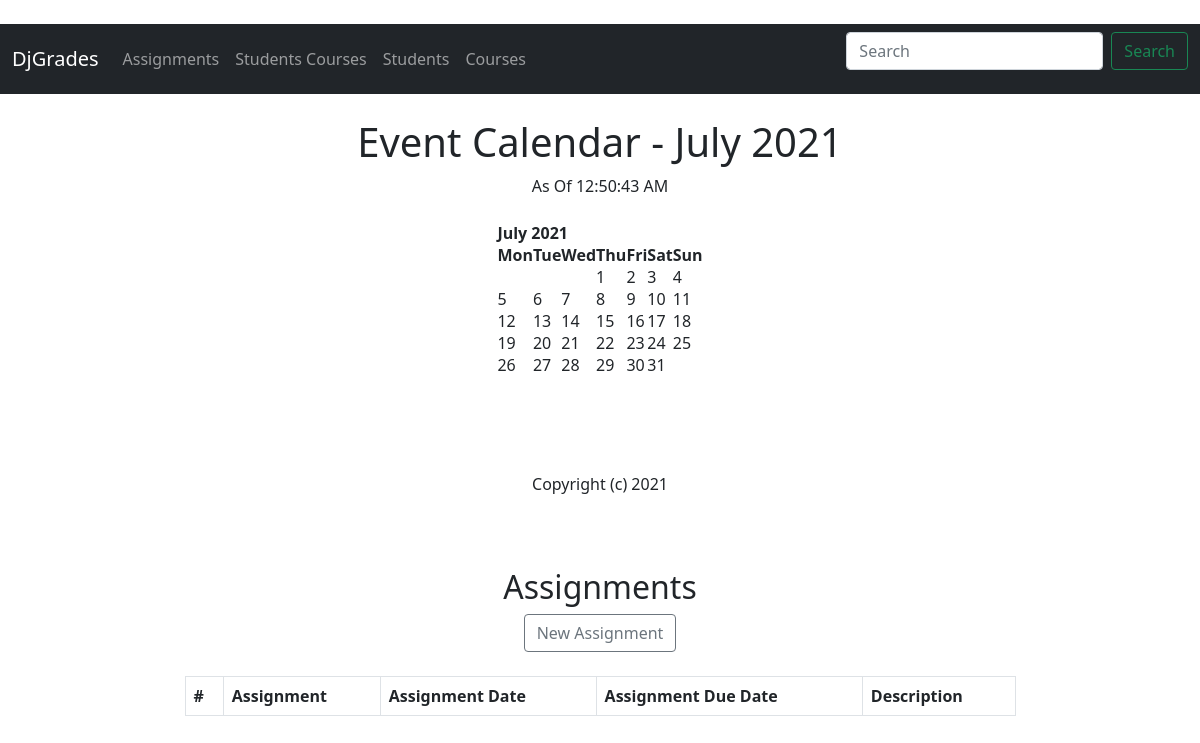
/, run on an earlier commit of the app's database.
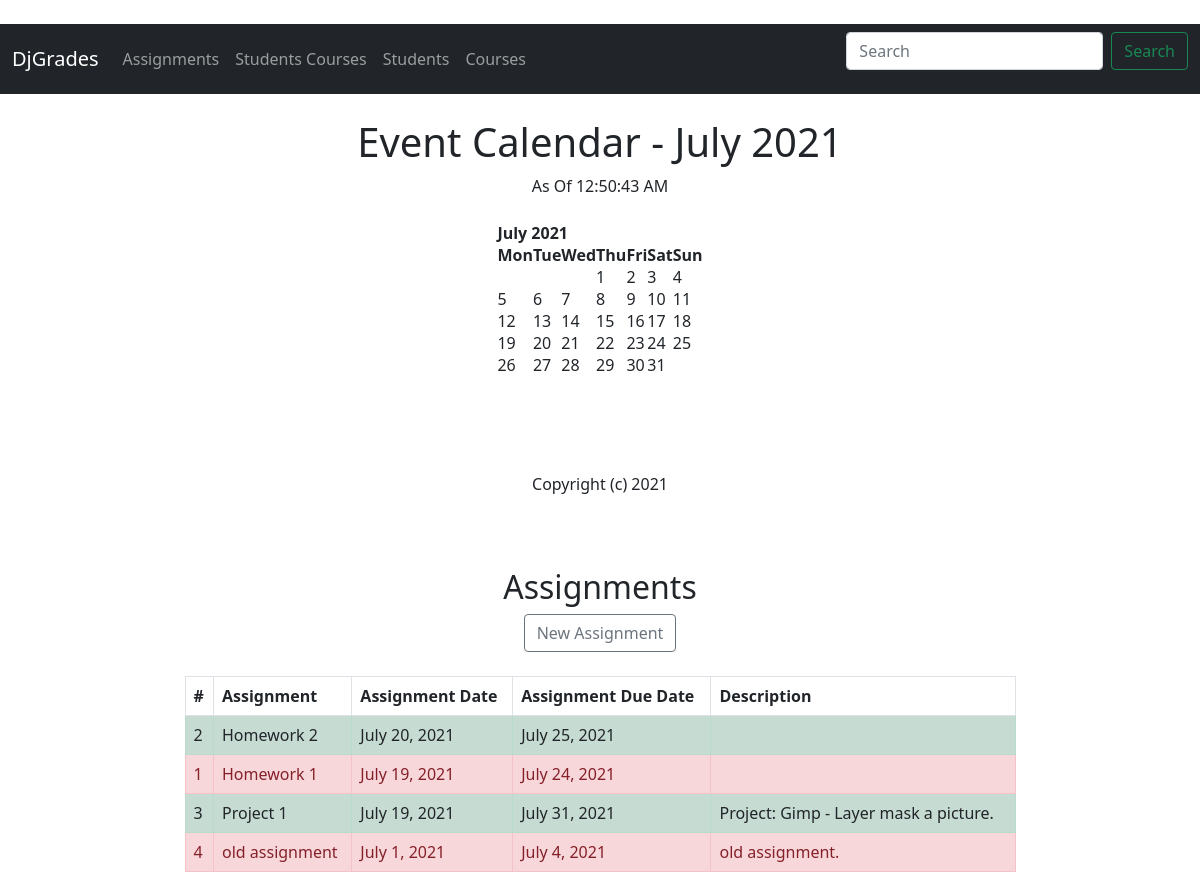
And on a later commit of the database.
### grades/models.py (models this page shows)
class Assignment(models.Model):
	name = models.CharField('Assignment Name', max_length=250)
	assignment_date = models.DateField('Assignment Date')
	assignment_due_date =models.DateField('Assignment Due Date')
	description = models.TextField(blank=True, null=True)
	def __str__(self):
		return self.name

### grades/views.py (the view)
# urls.py: 2. Add a URL to urlpatterns:  path('', views.home, name='home')
def home(request, year=datetime.now().year, month=datetime.now().strftime('%B')):
	assignments_list = Assignment.objects.all().order_by('-assignment_date')
	month = month.capitalize()
	month_number = list(calendar.month_name).index(month)
	month_number = int(month_number)
	cal = HTMLCalendar().formatmonth(year, month_number)
	now = datetime.now()
	current_year = now.year
	time = now.strftime('%I:%M:%S %p')
	return render(request, 'home.html',
			context= {
				'year': year,
				'month': month,
				'month_number': month_number,
				'cal': cal,
				'current_year': current_year,
				'time': time,
				'now': now.date(),
				'assignments_list':assignments_list,
			}
		)

### grades/templates/home.html
{% extends 'base.html' %}
{% block content %}
	<center>
		<h1>Event Calendar - {{ month }} {{ year }}</h1>
		As Of {{ time }}
		<br><br>
		{{ cal|safe }}
		<br><br><br><br>
		Copyright (c) {{ year }}
		<br><br><br><br>
		<div class="row justify-content-center">
    		<div class="w-75">
    			<h2>Assignments</h2>
    			<a class="btn btn-outline-secondary" href="{% url 'add_assignment' %}">New Assignment</a>
    			<br><br>
				<table class="table table-striped table-bordered">
				  <thead>
				    <tr>
				      <th scope="col">#</th>
				      <th scope="col">Assignment</th>
				      <th scope="col">Assignment Date</th>
				      <th scope="col">Assignment Due Date</th>
				      <th scope="col">Description</th>
				    </tr>
				  </thead>
				  <tbody>
				  	{% for assignment in assignments_list %}
				  	{% if now > assignment.assignment_due_date %}
				    	<tr class="alert-danger">
				    {% else %}
				    	<tr class="alert-success">
				    {% endif %}
				    	<td>{{ assignment.id }}</td>
				     	<td>{{ assignment }}</td>
				      <td>{{ assignment.assignment_date }}</td>
				      <td>{{ assignment.assignment_due_date }}</td>
				      <td>{{ assignment.description }}</td>
				    </tr>
				    {% endfor %}
				  </tbody>
				</table>
			</div>
		</div>
	</center>
{% endblock %}

What changed in the data, as far as the page shows it:
added Assignment: id "2", name "Homework 2", assignment_date "July 20, 2021", assignment_due_date "July 25, 2021"
added Assignment: id "1", name "Homework 1", assignment_date "July 19, 2021", assignment_due_date "July 24, 2021"
added Assignment: id "3", name "Project 1", assignment_date "July 19, 2021", assignment_due_date "July 31, 2021", description "Project: Gimp - Layer mask a picture."
added Assignment: id "4", name "old assignment", assignment_date "July 1, 2021", assignment_due_date "July 4, 2021", description "old assignment."
